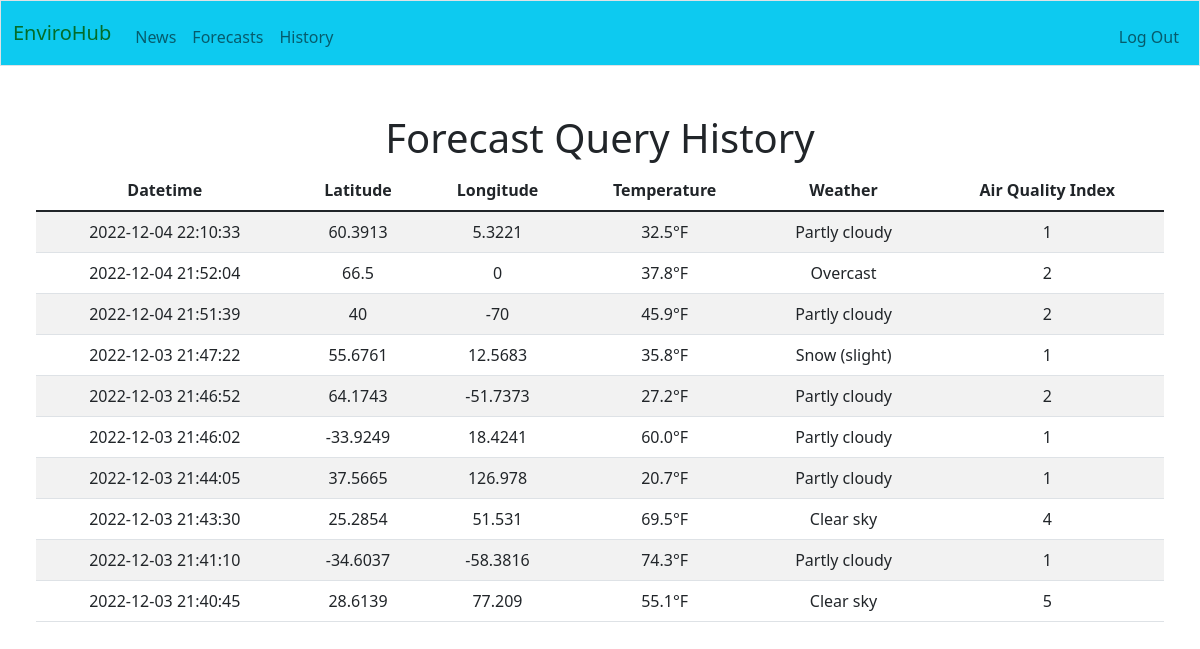
Before: /history (signed in) with the older database file.
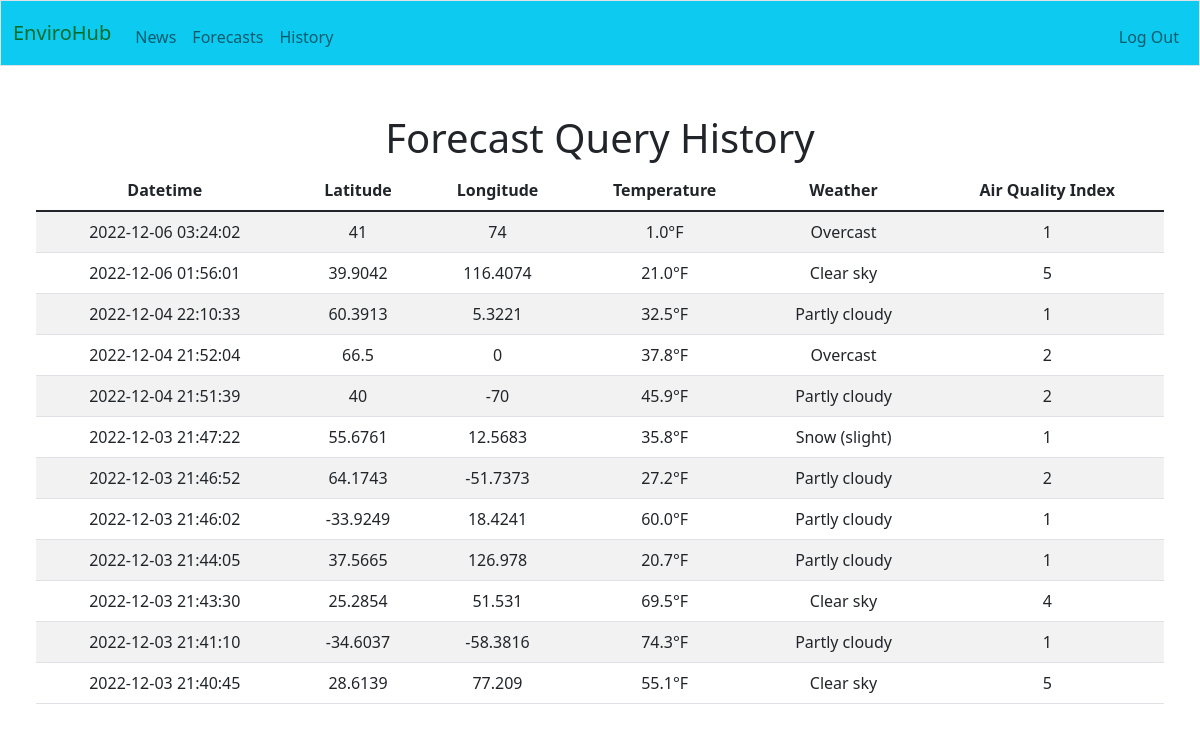
After: the same page with the newer database file.
### tables this page shows
CREATE TABLE fc_history (
    user_id INTEGER,
    datetime TIMESTAMP NOT NULL DEFAULT CURRENT_TIMESTAMP,
    lat NUMERIC NOT NULL,
    lon NUMERIC NOT NULL,
    temp NUMERIC NOT NULL,
    weather TEXT NOT NULL,
    aqi INTEGER NOT NULL,
    FOREIGN KEY(user_id) REFERENCES users(id)
);

### app.py (the view)
@app.route("/history", methods=["GET"])
@login_required
def history():
    user_id = session.get("user_id")
    conn = get_db_connection()
    cur = conn.cursor()
    fc_history = cur.execute("SELECT datetime, lat, lon, temp, weather, aqi FROM fc_history WHERE user_id = ? ORDER BY datetime DESC", (user_id,)).fetchall()
    conn.commit()
    conn.close()
    return render_template('history.html', data=fc_history)

### app.py (called while the page is built)
def get_db_connection():
    conn = sqlite3.connect('envirohub.db')
    conn.row_factory = sqlite3.Row
    return conn

### config.py (called while the page is built)
def login_required(f):
    @wraps(f)
    def decorated_function(*args, **kwargs):
        if session.get("user_id") is None:
            return redirect("/login")
        return f(*args, **kwargs)
    return decorated_function

### templates/history.html (shortened to what this page needs)
{% extends "layout.html" %}
{% block main %}
    <div class="container-fluid px-4">
        <h1>Forecast Query History</h1>
        <table class="table table-striped">
            <thead>
                <tr>
                    <th scope="col">Datetime</th>
                    <th scope="col">Latitude</th>
                    <th scope="col">Longitude</th>
                    <th scope="col">Temperature</th>
                    <th scope="col">Weather</th>
                    <th scope="col">Air Quality Index</th>
                </tr>
            </thead>
            <tbody>
                {% for row in data %}
                <tr>
                    <td>{{ row['datetime']}} </td>
                    <td>{{ row['lat']}} </td>
                    <td>{{ row['lon']}} </td>
                    <td>{{ row['temp']}} </td>
                    <td>{{ row['weather']}} </td>
                    <td>{{ row['aqi']}} </td>
                </tr>
                {% endfor %}
            </tbody>
        </table>
    </div>
{% endblock %}

Changed rows visible on the page:
added fc_history: datetime "2022-12-06 03:24:02", lat "41", lon "74", temp "1.0°F", weather "Overcast", aqi "1"
added fc_history: datetime "2022-12-06 01:56:01", lat "39.9042", lon "116.4074", temp "21.0°F", weather "Clear sky", aqi "5"
